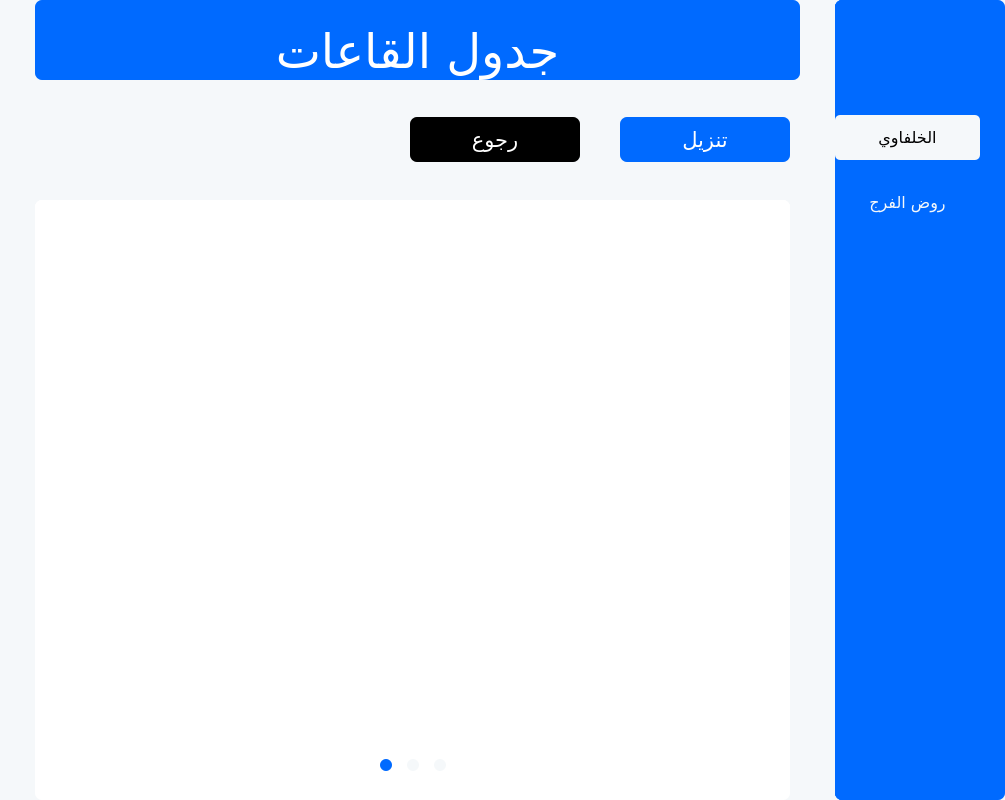
<?xml version="1.0" encoding="UTF-8"?>
<ui version="4.0">
 <class>Form</class>
 <widget class="QWidget" name="Form">
  <property name="geometry">
   <rect>
    <x>0</x>
    <y>0</y>
    <width>1005</width>
    <height>800</height>
   </rect>
  </property>
  <property name="windowTitle">
   <string>Form</string>
  </property>
  <layout class="QVBoxLayout" name="verticalLayout">
   <property name="spacing">
    <number>0</number>
   </property>
   <property name="leftMargin">
    <number>0</number>
   </property>
   <property name="topMargin">
    <number>0</number>
   </property>
   <property name="rightMargin">
    <number>0</number>
   </property>
   <property name="bottomMargin">
    <number>0</number>
   </property>
   <item>
    <widget class="QWidget" name="main" native="true">
     <layout class="QVBoxLayout" name="verticalLayout_2">
      <property name="spacing">
       <number>0</number>
      </property>
      <property name="leftMargin">
       <number>0</number>
      </property>
      <property name="topMargin">
       <number>0</number>
      </property>
      <property name="rightMargin">
       <number>0</number>
      </property>
      <property name="bottomMargin">
       <number>0</number>
      </property>
      <item>
       <widget class="QWidget" name="body" native="true">
        <property name="styleSheet">
         <string notr="true">background-color: #F5F8FA;
</string>
        </property>
        <layout class="QHBoxLayout" name="horizontalLayout">
         <property name="spacing">
          <number>35</number>
         </property>
         <property name="leftMargin">
          <number>35</number>
         </property>
         <property name="topMargin">
          <number>0</number>
         </property>
         <property name="rightMargin">
          <number>0</number>
         </property>
         <property name="bottomMargin">
          <number>0</number>
         </property>
         <item>
          <widget class="QWidget" name="widget_2" native="true">
           <layout class="QVBoxLayout" name="verticalLayout_3">
            <property name="spacing">
             <number>35</number>
            </property>
            <property name="leftMargin">
             <number>0</number>
            </property>
            <property name="topMargin">
             <number>0</number>
            </property>
            <property name="rightMargin">
             <number>0</number>
            </property>
            <property name="bottomMargin">
             <number>0</number>
            </property>
            <item>
             <widget class="QWidget" name="widget_3" native="true">
              <property name="minimumSize">
               <size>
                <width>0</width>
                <height>80</height>
               </size>
              </property>
              <property name="maximumSize">
               <size>
                <width>16777215</width>
                <height>80</height>
               </size>
              </property>
              <property name="styleSheet">
               <string notr="true">box-shadow: 10px 10px 5px lightblue;</string>
              </property>
              <layout class="QHBoxLayout" name="horizontalLayout_2">
               <property name="spacing">
                <number>0</number>
               </property>
               <property name="leftMargin">
                <number>0</number>
               </property>
               <property name="topMargin">
                <number>0</number>
               </property>
               <property name="rightMargin">
                <number>0</number>
               </property>
               <property name="bottomMargin">
                <number>0</number>
               </property>
               <item>
                <widget class="QLabel" name="label">
                 <property name="minimumSize">
                  <size>
                   <width>0</width>
                   <height>80</height>
                  </size>
                 </property>
                 <property name="maximumSize">
                  <size>
                   <width>16777215</width>
                   <height>80</height>
                  </size>
                 </property>
                 <property name="font">
                  <font>
                   <family>Urdu Typesetting</family>
                   <pointsize>36</pointsize>
                   <weight>50</weight>
                   <bold>false</bold>
                  </font>
                 </property>
                 <property name="styleSheet">
                  <string notr="true">background-color: #006aff;
color: white;
border-radius: 7px;</string>
                 </property>
                 <property name="text">
                  <string>جدول القاعات</string>
                 </property>
                 <property name="scaledContents">
                  <bool>false</bool>
                 </property>
                 <property name="alignment">
                  <set>Qt::AlignBottom|Qt::AlignHCenter</set>
                 </property>
                 <property name="wordWrap">
                  <bool>false</bool>
                 </property>
                </widget>
               </item>
              </layout>
             </widget>
            </item>
            <item>
             <widget class="QWidget" name="widget_4" native="true">
              <property name="styleSheet">
               <string notr="true"/>
              </property>
              <layout class="QVBoxLayout" name="verticalLayout_6">
               <property name="spacing">
                <number>35</number>
               </property>
               <property name="leftMargin">
                <number>0</number>
               </property>
               <property name="topMargin">
                <number>0</number>
               </property>
               <property name="rightMargin">
                <number>10</number>
               </property>
               <property name="bottomMargin">
                <number>0</number>
               </property>
               <item>
                <widget class="QWidget" name="widget_7" native="true">
                 <property name="minimumSize">
                  <size>
                   <width>0</width>
                   <height>50</height>
                  </size>
                 </property>
                 <property name="maximumSize">
                  <size>
                   <width>16777215</width>
                   <height>50</height>
                  </size>
                 </property>
                 <property name="toolTipDuration">
                  <number>0</number>
                 </property>
                 <layout class="QHBoxLayout" name="horizontalLayout_5">
                  <property name="spacing">
                   <number>40</number>
                  </property>
                  <property name="leftMargin">
                   <number>0</number>
                  </property>
                  <property name="topMargin">
                   <number>0</number>
                  </property>
                  <property name="rightMargin">
                   <number>0</number>
                  </property>
                  <property name="bottomMargin">
                   <number>0</number>
                  </property>
                  <item>
                   <spacer name="horizontalSpacer">
                    <property name="orientation">
                     <enum>Qt::Horizontal</enum>
                    </property>
                    <property name="sizeHint" stdset="0">
                     <size>
                      <width>40</width>
                      <height>20</height>
                     </size>
                    </property>
                   </spacer>
                  </item>
                  <item>
                   <widget class="QPushButton" name="back">
                    <property name="minimumSize">
                     <size>
                      <width>170</width>
                      <height>45</height>
                     </size>
                    </property>
                    <property name="font">
                     <font>
                      <family>Simplified Arabic</family>
                      <pointsize>16</pointsize>
                     </font>
                    </property>
                    <property name="cursor">
                     <cursorShape>PointingHandCursor</cursorShape>
                    </property>
                    <property name="styleSheet">
                     <string notr="true">QPushButton
{
	background-color: #000;
color: white;
border-radius: 7px;
}
QPushButton:hover
{
background-color:#000;
color:#f4eade;
font-size:22px;
}
</string>
                    </property>
                    <property name="text">
                     <string>رجوع</string>
                    </property>
                    <property name="shortcut">
                     <string>Esc</string>
                    </property>
                   </widget>
                  </item>
                  <item>
                   <widget class="QPushButton" name="save">
                    <property name="minimumSize">
                     <size>
                      <width>170</width>
                      <height>45</height>
                     </size>
                    </property>
                    <property name="maximumSize">
                     <size>
                      <width>120</width>
                      <height>45</height>
                     </size>
                    </property>
                    <property name="font">
                     <font>
                      <family>Simplified Arabic</family>
                      <pointsize>16</pointsize>
                     </font>
                    </property>
                    <property name="cursor">
                     <cursorShape>PointingHandCursor</cursorShape>
                    </property>
                    <property name="layoutDirection">
                     <enum>Qt::LeftToRight</enum>
                    </property>
                    <property name="styleSheet">
                     <string notr="true">QPushButton{
background-color: #006aff;
color: white;
border-radius: 7px;
}
QPushButton:hover{
background-color:#0052cc;


}</string>
                    </property>
                    <property name="text">
                     <string>تنزيل</string>
                    </property>
                   </widget>
                  </item>
                 </layout>
                </widget>
               </item>
               <item>
                <widget class="QWidget" name="widget_8" native="true">
                 <property name="styleSheet">
                  <string notr="true">background-color: #fff;
border-radius: 7px;</string>
                 </property>
                 <layout class="QVBoxLayout" name="verticalLayout_7">
                  <property name="spacing">
                   <number>20</number>
                  </property>
                  <property name="leftMargin">
                   <number>0</number>
                  </property>
                  <property name="topMargin">
                   <number>0</number>
                  </property>
                  <property name="rightMargin">
                   <number>0</number>
                  </property>
                  <property name="bottomMargin">
                   <number>20</number>
                  </property>
                  <item>
                   <widget class="QWidget" name="widget_6" native="true">
                    <layout class="QHBoxLayout" name="horizontalLayout_4">
                     <property name="spacing">
                      <number>0</number>
                     </property>
                     <property name="leftMargin">
                      <number>20</number>
                     </property>
                     <property name="topMargin">
                      <number>0</number>
                     </property>
                     <property name="rightMargin">
                      <number>20</number>
                     </property>
                     <property name="bottomMargin">
                      <number>0</number>
                     </property>
                     <item>
                      <spacer name="horizontalSpacer_2">
                       <property name="orientation">
                        <enum>Qt::Horizontal</enum>
                       </property>
                       <property name="sizeHint" stdset="0">
                        <size>
                         <width>40</width>
                         <height>20</height>
                        </size>
                       </property>
                      </spacer>
                     </item>
                     <item>
                      <widget class="QTableWidget" name="tableWidget">
                       <property name="minimumSize">
                        <size>
                         <width>700</width>
                         <height>500</height>
                        </size>
                       </property>
                       <property name="maximumSize">
                        <size>
                         <width>16777215</width>
                         <height>16777215</height>
                        </size>
                       </property>
                       <property name="layoutDirection">
                        <enum>Qt::RightToLeft</enum>
                       </property>
                       <property name="styleSheet">
                        <string notr="true">border: none;
 text-align: left;
 background-color: #fff;

th {
  height: 50px;
  vertical-align: bottom;
}

tr:hover {background-color: coral;}
</string>
                       </property>
                       <property name="verticalScrollBarPolicy">
                        <enum>Qt::ScrollBarAlwaysOff</enum>
                       </property>
                       <property name="horizontalScrollBarPolicy">
                        <enum>Qt::ScrollBarAlwaysOff</enum>
                       </property>
                       <property name="autoScrollMargin">
                        <number>16</number>
                       </property>
                       <property name="tabKeyNavigation">
                        <bool>true</bool>
                       </property>
                       <property name="showDropIndicator" stdset="0">
                        <bool>true</bool>
                       </property>
                       <property name="dragEnabled">
                        <bool>false</bool>
                       </property>
                       <property name="dragDropOverwriteMode">
                        <bool>true</bool>
                       </property>
                       <property name="alternatingRowColors">
                        <bool>true</bool>
                       </property>
                       <property name="selectionMode">
                        <enum>QAbstractItemView::ExtendedSelection</enum>
                       </property>
                       <property name="textElideMode">
                        <enum>Qt::ElideNone</enum>
                       </property>
                       <property name="verticalScrollMode">
                        <enum>QAbstractItemView::ScrollPerItem</enum>
                       </property>
                       <property name="horizontalScrollMode">
                        <enum>QAbstractItemView::ScrollPerPixel</enum>
                       </property>
                       <property name="showGrid">
                        <bool>false</bool>
                       </property>
                       <property name="gridStyle">
                        <enum>Qt::NoPen</enum>
                       </property>
                       <property name="sortingEnabled">
                        <bool>false</bool>
                       </property>
                       <property name="cornerButtonEnabled">
                        <bool>true</bool>
                       </property>
                       <property name="rowCount">
                        <number>0</number>
                       </property>
                       <property name="columnCount">
                        <number>0</number>
                       </property>
                       <attribute name="horizontalHeaderVisible">
                        <bool>false</bool>
                       </attribute>
                       <attribute name="horizontalHeaderCascadingSectionResizes">
                        <bool>false</bool>
                       </attribute>
                       <attribute name="horizontalHeaderDefaultSectionSize">
                        <number>175</number>
                       </attribute>
                       <attribute name="horizontalHeaderHighlightSections">
                        <bool>true</bool>
                       </attribute>
                       <attribute name="horizontalHeaderMinimumSectionSize">
                        <number>50</number>
                       </attribute>
                       <attribute name="horizontalHeaderShowSortIndicator" stdset="0">
                        <bool>false</bool>
                       </attribute>
                       <attribute name="horizontalHeaderStretchLastSection">
                        <bool>false</bool>
                       </attribute>
                       <attribute name="verticalHeaderVisible">
                        <bool>false</bool>
                       </attribute>
                       <attribute name="verticalHeaderDefaultSectionSize">
                        <number>50</number>
                       </attribute>
                      </widget>
                     </item>
                     <item>
                      <spacer name="horizontalSpacer_3">
                       <property name="orientation">
                        <enum>Qt::Horizontal</enum>
                       </property>
                       <property name="sizeHint" stdset="0">
                        <size>
                         <width>40</width>
                         <height>20</height>
                        </size>
                       </property>
                      </spacer>
                     </item>
                    </layout>
                   </widget>
                  </item>
                  <item>
                   <widget class="QWidget" name="widget_9" native="true">
                    <property name="minimumSize">
                     <size>
                      <width>0</width>
                      <height>30</height>
                     </size>
                    </property>
                    <layout class="QHBoxLayout" name="horizontalLayout_6">
                     <property name="spacing">
                      <number>0</number>
                     </property>
                     <property name="leftMargin">
                      <number>0</number>
                     </property>
                     <property name="topMargin">
                      <number>0</number>
                     </property>
                     <property name="rightMargin">
                      <number>0</number>
                     </property>
                     <property name="bottomMargin">
                      <number>0</number>
                     </property>
                     <item>
                      <spacer name="horizontalSpacer_4">
                       <property name="orientation">
                        <enum>Qt::Horizontal</enum>
                       </property>
                       <property name="sizeType">
                        <enum>QSizePolicy::Expanding</enum>
                       </property>
                       <property name="sizeHint" stdset="0">
                        <size>
                         <width>100</width>
                         <height>20</height>
                        </size>
                       </property>
                      </spacer>
                     </item>
                     <item>
                      <widget class="QWidget" name="widget_10" native="true">
                       <property name="minimumSize">
                        <size>
                         <width>500</width>
                         <height>0</height>
                        </size>
                       </property>
                       <layout class="QHBoxLayout" name="horizontalLayout_8">
                        <property name="spacing">
                         <number>20</number>
                        </property>
                        <property name="leftMargin">
                         <number>0</number>
                        </property>
                        <property name="topMargin">
                         <number>0</number>
                        </property>
                        <property name="rightMargin">
                         <number>0</number>
                        </property>
                        <property name="bottomMargin">
                         <number>0</number>
                        </property>
                        <item>
                         <widget class="QLabel" name="label_3">
                          <property name="text">
                           <string/>
                          </property>
                         </widget>
                        </item>
                        <item>
                         <widget class="QPushButton" name="next">
                          <property name="cursor">
                           <cursorShape>PointingHandCursor</cursorShape>
                          </property>
                          <property name="text">
                           <string/>
                          </property>
                          <property name="icon">
                           <iconset>
                            <normaloff>../icons/prev.png</normaloff>../icons/prev.png</iconset>
                          </property>
                          <property name="iconSize">
                           <size>
                            <width>16</width>
                            <height>16</height>
                           </size>
                          </property>
                          <property name="shortcut">
                           <string>Left</string>
                          </property>
                         </widget>
                        </item>
                        <item>
                         <spacer name="horizontalSpacer_6">
                          <property name="orientation">
                           <enum>Qt::Horizontal</enum>
                          </property>
                          <property name="sizeType">
                           <enum>QSizePolicy::Fixed</enum>
                          </property>
                          <property name="sizeHint" stdset="0">
                           <size>
                            <width>270</width>
                            <height>20</height>
                           </size>
                          </property>
                         </spacer>
                        </item>
                        <item>
                         <widget class="QWidget" name="widget_11" native="true">
                          <layout class="QHBoxLayout" name="horizontalLayout_7">
                           <property name="spacing">
                            <number>15</number>
                           </property>
                           <property name="leftMargin">
                            <number>0</number>
                           </property>
                           <property name="topMargin">
                            <number>0</number>
                           </property>
                           <property name="rightMargin">
                            <number>0</number>
                           </property>
                           <property name="bottomMargin">
                            <number>0</number>
                           </property>
                           <item>
                            <widget class="QPushButton" name="but3">
                             <property name="minimumSize">
                              <size>
                               <width>12</width>
                               <height>12</height>
                              </size>
                             </property>
                             <property name="maximumSize">
                              <size>
                               <width>12</width>
                               <height>12</height>
                              </size>
                             </property>
                             <property name="cursor">
                              <cursorShape>ArrowCursor</cursorShape>
                             </property>
                             <property name="styleSheet">
                              <string notr="true">background-color: #006aff;
border-radius: 6px;</string>
                             </property>
                             <property name="text">
                              <string/>
                             </property>
                            </widget>
                           </item>
                           <item>
                            <widget class="QPushButton" name="but2">
                             <property name="minimumSize">
                              <size>
                               <width>12</width>
                               <height>12</height>
                              </size>
                             </property>
                             <property name="maximumSize">
                              <size>
                               <width>12</width>
                               <height>12</height>
                              </size>
                             </property>
                             <property name="cursor">
                              <cursorShape>ArrowCursor</cursorShape>
                             </property>
                             <property name="styleSheet">
                              <string notr="true">background-color: #F5F8FA;
border-radius: 6px;</string>
                             </property>
                             <property name="text">
                              <string/>
                             </property>
                            </widget>
                           </item>
                           <item>
                            <widget class="QPushButton" name="but1">
                             <property name="minimumSize">
                              <size>
                               <width>12</width>
                               <height>12</height>
                              </size>
                             </property>
                             <property name="maximumSize">
                              <size>
                               <width>12</width>
                               <height>12</height>
                              </size>
                             </property>
                             <property name="cursor">
                              <cursorShape>ArrowCursor</cursorShape>
                             </property>
                             <property name="styleSheet">
                              <string notr="true">background-color: #F5F8FA;
border-radius: 6px;</string>
                             </property>
                             <property name="text">
                              <string/>
                             </property>
                            </widget>
                           </item>
                          </layout>
                         </widget>
                        </item>
                        <item>
                         <spacer name="horizontalSpacer_7">
                          <property name="orientation">
                           <enum>Qt::Horizontal</enum>
                          </property>
                          <property name="sizeType">
                           <enum>QSizePolicy::Fixed</enum>
                          </property>
                          <property name="sizeHint" stdset="0">
                           <size>
                            <width>270</width>
                            <height>20</height>
                           </size>
                          </property>
                         </spacer>
                        </item>
                        <item>
                         <widget class="QPushButton" name="prev">
                          <property name="cursor">
                           <cursorShape>PointingHandCursor</cursorShape>
                          </property>
                          <property name="text">
                           <string/>
                          </property>
                          <property name="icon">
                           <iconset>
                            <normaloff>../icons/next.png</normaloff>../icons/next.png</iconset>
                          </property>
                          <property name="iconSize">
                           <size>
                            <width>16</width>
                            <height>16</height>
                           </size>
                          </property>
                          <property name="shortcut">
                           <string>Right</string>
                          </property>
                         </widget>
                        </item>
                        <item>
                         <widget class="QLabel" name="label_4">
                          <property name="text">
                           <string/>
                          </property>
                         </widget>
                        </item>
                       </layout>
                      </widget>
                     </item>
                     <item>
                      <spacer name="horizontalSpacer_5">
                       <property name="orientation">
                        <enum>Qt::Horizontal</enum>
                       </property>
                       <property name="sizeType">
                        <enum>QSizePolicy::Expanding</enum>
                       </property>
                       <property name="sizeHint" stdset="0">
                        <size>
                         <width>100</width>
                         <height>20</height>
                        </size>
                       </property>
                      </spacer>
                     </item>
                    </layout>
                   </widget>
                  </item>
                 </layout>
                </widget>
               </item>
              </layout>
             </widget>
            </item>
           </layout>
          </widget>
         </item>
         <item>
          <widget class="QWidget" name="widget" native="true">
           <property name="minimumSize">
            <size>
             <width>170</width>
             <height>0</height>
            </size>
           </property>
           <property name="maximumSize">
            <size>
             <width>170</width>
             <height>16777215</height>
            </size>
           </property>
           <property name="styleSheet">
            <string notr="true">
background-color: #006aff;
color: white;
border-radius: 7px;</string>
           </property>
           <layout class="QVBoxLayout" name="verticalLayout_4">
            <property name="spacing">
             <number>35</number>
            </property>
            <property name="leftMargin">
             <number>0</number>
            </property>
            <property name="topMargin">
             <number>0</number>
            </property>
            <property name="rightMargin">
             <number>25</number>
            </property>
            <property name="bottomMargin">
             <number>0</number>
            </property>
            <item>
             <widget class="QWidget" name="widget_5" native="true">
              <property name="minimumSize">
               <size>
                <width>0</width>
                <height>80</height>
               </size>
              </property>
              <layout class="QHBoxLayout" name="horizontalLayout_3">
               <property name="spacing">
                <number>0</number>
               </property>
               <property name="leftMargin">
                <number>0</number>
               </property>
               <property name="topMargin">
                <number>0</number>
               </property>
               <property name="rightMargin">
                <number>0</number>
               </property>
               <property name="bottomMargin">
                <number>0</number>
               </property>
               <item>
                <widget class="QLabel" name="label_2">
                 <property name="minimumSize">
                  <size>
                   <width>0</width>
                   <height>80</height>
                  </size>
                 </property>
                 <property name="maximumSize">
                  <size>
                   <width>200</width>
                   <height>80</height>
                  </size>
                 </property>
                 <property name="font">
                  <font>
                   <family>Urdu Typesetting</family>
                   <pointsize>38</pointsize>
                   <weight>50</weight>
                   <bold>false</bold>
                  </font>
                 </property>
                 <property name="styleSheet">
                  <string notr="true">color: red
</string>
                 </property>
                 <property name="frameShadow">
                  <enum>QFrame::Plain</enum>
                 </property>
                 <property name="text">
                  <string/>
                 </property>
                 <property name="scaledContents">
                  <bool>false</bool>
                 </property>
                 <property name="alignment">
                  <set>Qt::AlignCenter</set>
                 </property>
                 <property name="wordWrap">
                  <bool>false</bool>
                 </property>
                </widget>
               </item>
              </layout>
             </widget>
            </item>
            <item>
             <widget class="QScrollArea" name="scrollArea">
              <property name="minimumSize">
               <size>
                <width>0</width>
                <height>100</height>
               </size>
              </property>
              <property name="styleSheet">
               <string notr="true">border: none;
padding: 0;</string>
              </property>
              <property name="frameShape">
               <enum>QFrame::NoFrame</enum>
              </property>
              <property name="frameShadow">
               <enum>QFrame::Sunken</enum>
              </property>
              <property name="verticalScrollBarPolicy">
               <enum>Qt::ScrollBarAsNeeded</enum>
              </property>
              <property name="horizontalScrollBarPolicy">
               <enum>Qt::ScrollBarAsNeeded</enum>
              </property>
              <property name="widgetResizable">
               <bool>true</bool>
              </property>
              <widget class="QWidget" name="scrollAreaWidgetContents">
               <property name="geometry">
                <rect>
                 <x>0</x>
                 <y>0</y>
                 <width>145</width>
                 <height>685</height>
                </rect>
               </property>
               <layout class="QVBoxLayout" name="verticalLayout_5">
                <property name="spacing">
                 <number>0</number>
                </property>
                <property name="leftMargin">
                 <number>0</number>
                </property>
                <property name="topMargin">
                 <number>0</number>
                </property>
                <property name="rightMargin">
                 <number>0</number>
                </property>
                <property name="bottomMargin">
                 <number>0</number>
                </property>
                <item>
                 <widget class="QPushButton" name="khal">
                  <property name="minimumSize">
                   <size>
                    <width>145</width>
                    <height>65</height>
                   </size>
                  </property>
                  <property name="font">
                   <font>
                    <family>Harrington</family>
                    <pointsize>12</pointsize>
                   </font>
                  </property>
                  <property name="cursor">
                   <cursorShape>PointingHandCursor</cursorShape>
                  </property>
                  <property name="styleSheet">
                   <string notr="true">background-color: #F5F8FA;
border-radius: 5px;
color: black;
margin-bottom: 20px;</string>
                  </property>
                  <property name="text">
                   <string>الخلفاوي</string>
                  </property>
                 </widget>
                </item>
                <item>
                 <widget class="QPushButton" name="rod">
                  <property name="minimumSize">
                   <size>
                    <width>0</width>
                    <height>65</height>
                   </size>
                  </property>
                  <property name="font">
                   <font>
                    <family>Harrington</family>
                    <pointsize>12</pointsize>
                   </font>
                  </property>
                  <property name="cursor">
                   <cursorShape>PointingHandCursor</cursorShape>
                  </property>
                  <property name="styleSheet">
                   <string notr="true">color:#F5F8FA;
margin-bottom: 20px</string>
                  </property>
                  <property name="text">
                   <string>روض الفرج</string>
                  </property>
                 </widget>
                </item>
                <item>
                 <spacer name="verticalSpacer">
                  <property name="orientation">
                   <enum>Qt::Vertical</enum>
                  </property>
                  <property name="sizeHint" stdset="0">
                   <size>
                    <width>20</width>
                    <height>40</height>
                   </size>
                  </property>
                 </spacer>
                </item>
               </layout>
              </widget>
             </widget>
            </item>
           </layout>
          </widget>
         </item>
        </layout>
       </widget>
      </item>
     </layout>
    </widget>
   </item>
  </layout>
 </widget>
 <resources/>
 <connections/>
</ui>
